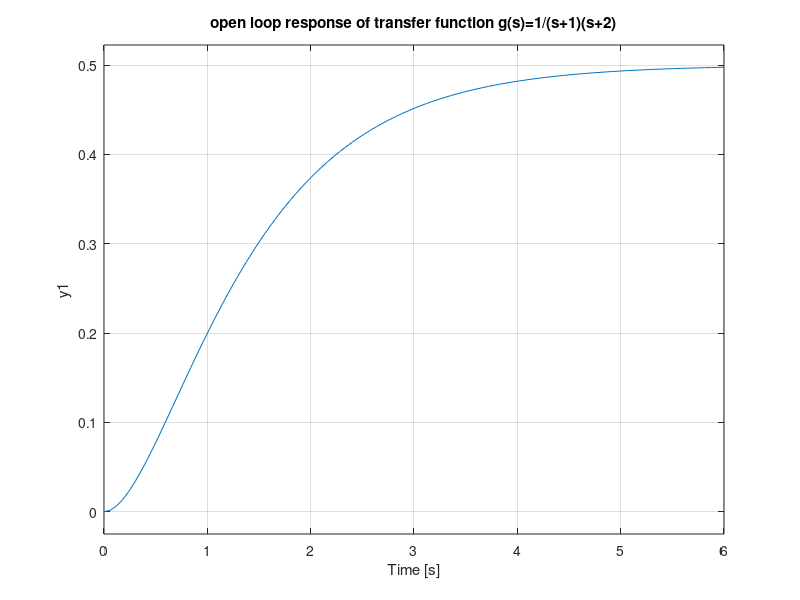
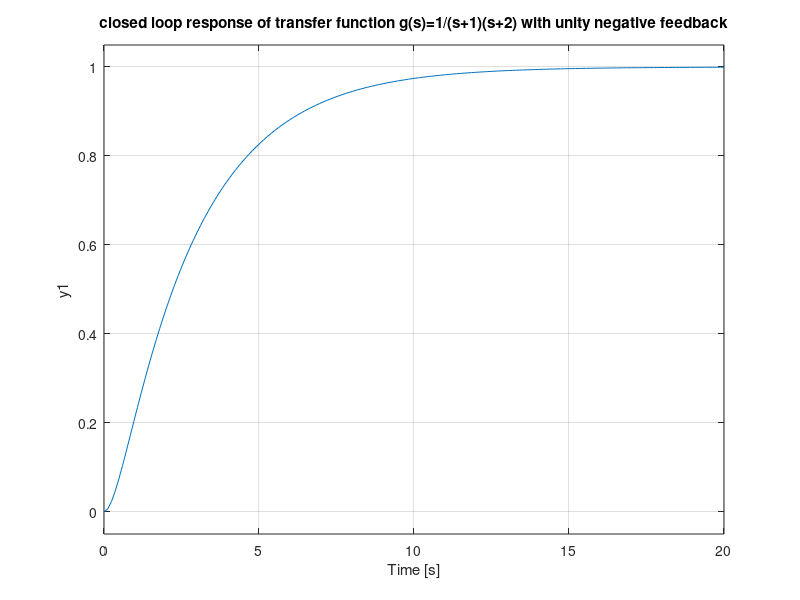
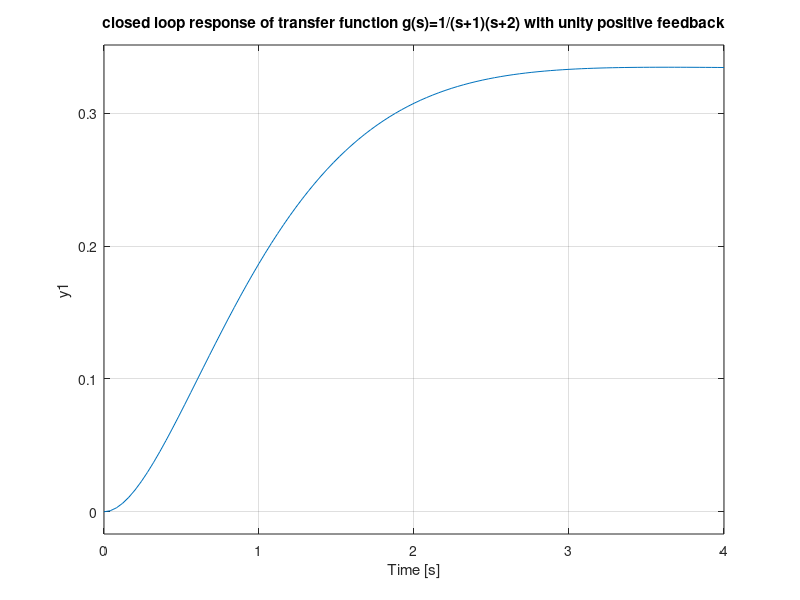
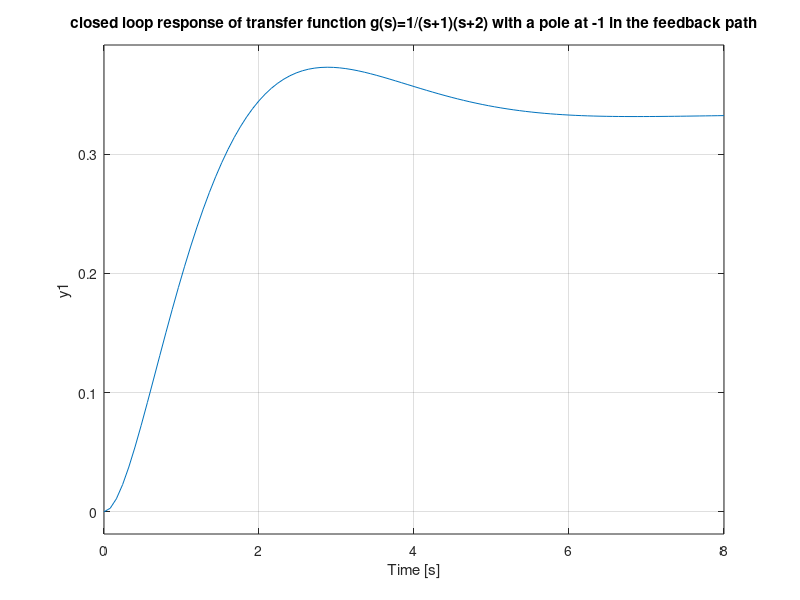

Recreate these plots in MATLAB, in order.
%open loop response of transfer function g(s)=1/(s+1)(s+2)
G=tf([1],[1 3 2])
figure(1)
step(G)
title('open loop response of transfer function g(s)=1/(s+1)(s+2)');
%closed loop response of the above systems with unity negative feedback
H1=tf(-1)
sys1=feedback(G,H1)
figure(2)
step(sys1)
title('closed loop response of transfer function g(s)=1/(s+1)(s+2) with unity negative feedback');
%closed loop response of the above systems with unity positive feedback
H2=tf(1)
sys2=feedback(G,H2)
figure(3)
step(sys2)
title('closed loop response of transfer function g(s)=1/(s+1)(s+2) with unity positive feedback');
%closed loop response of the above systems 
%with a pole at -1 in the feedback path
H3=tf([1],[1 1])
sys3=feedback(G,H3)
figure(4)
step(sys3)
title('closed loop response of transfer function g(s)=1/(s+1)(s+2) with a pole at -1 in the feedback path');
%closed loop response of the above systems 
%with a zero at -1 in the feedback path
H4=tf([1 1],[1])
sys4=feedback(G,H4)
figure(5)
step(sys4)
title('closed loop response of transfer function g(s)=1/(s+1)(s+2) with a zero at -1 in the feedback path');
%open loop response of transfer function g(s)=1/(s-1)(s+2)
G=tf([1],[1 1 -2])
figure(6)
step(G)
title('open loop response of transfer function g(s)=1/(s-1)(s+2)');
%closed loop response of the above systems with unity negative feedback
sys1=feedback(G,H1)
figure(7)
step(sys1)
title('closed loop response of transfer function g(s)=1/(s-1)(s+2) with unity negative feedback');
%closed loop response of the above systems with unity positive feedback
sys2=feedback(G,H2)
figure(8)
step(sys2)
title('closed loop response of transfer function g(s)=1/(s-1)(s+2) with unity positive feedback');
%closed loop response of the above systems 
%with a pole at -1 in the feedback path
sys3=feedback(G,H3)
figure(9)
step(sys3)
title('closed loop response of transfer function g(s)=1/(s-1)(s+2) with a pole at -1 in the feedback path');
%closed loop response of the above systems 
%with a zero at -1 in the feedback path
sys4=feedback(G,H4)
figure(10)
step(sys4)
title('closed loop response of transfer function g(s)=1/(s-1)(s+2) with a zero at -1 in the feedback path');
%open loop response of transfer function g(s)=1/10s
G=tf([1/10],[1 0])
figure(11)
step(G)
title('open loop response of transfer function g(s)=1/10s');
%closed loop response of the above systems with unity negative feedback
sys1=feedback(G,H1)
figure(12)
step(sys1)
title('closed loop response of transfer function g(s)=1/10s with unity negative feedback');
%closed loop response of the above systems with unity positive feedback
sys2=feedback(G,H2)
figure(13)
step(sys2)
title('closed loop response of transfer function g(s)=1/10s with unity positive feedback');
%closed loop response of the above systems 
%with a pole at -1 in the feedback path
sys3=feedback(G,H3)
figure(14)
step(sys3)
title('closed loop response of transfer function g(s)=1/10s with a pole at -1 in the feedback path');
%closed loop response of the above systems 
%with a zero at -1 in the feedback path
sys4=feedback(G,H4)
figure(15)
step(sys4)
title('closed loop response of transfer function g(s)=1/10s with a zero at -1 in the feedback path');
